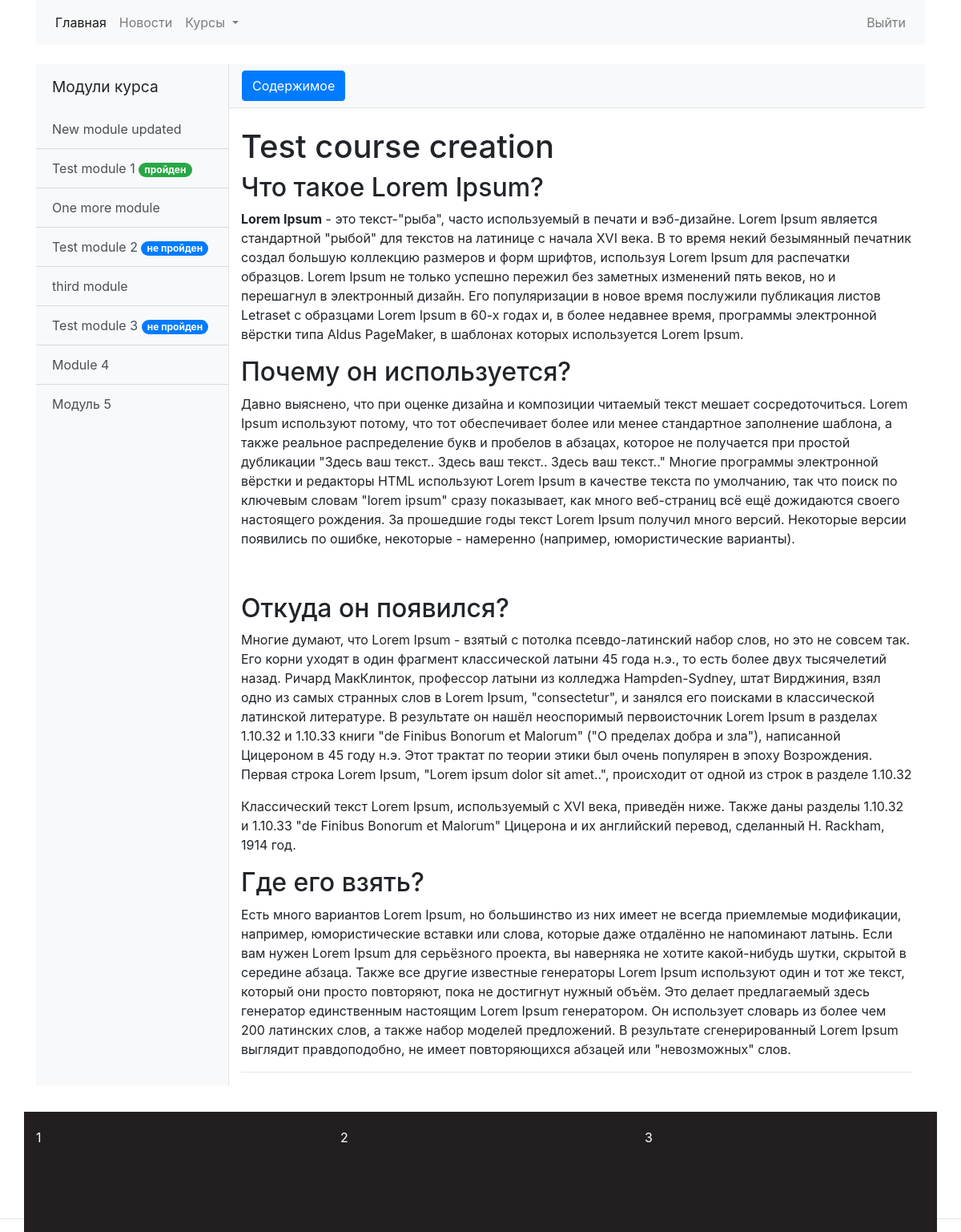
/courses/8 (signed in), run on the app's committed database.
### courses/models.py (models this page shows, shortened)
class CourseAbstractModel(models.Model):
    title = models.CharField(max_length=200, blank=False)
    slug = models.SlugField(max_length=200, unique=True)
    owner = models.ForeignKey(settings.AUTH_USER_MODEL, on_delete=models.CASCADE)
    create_date = models.DateTimeField(auto_now_add=True)
    update_date = models.DateTimeField(auto_now=True)
    class Meta:
        abstract = True
    def __str__(self):
        return self.title

class Module(CourseAbstractModel):
    course = models.ForeignKey(Course, on_delete=models.CASCADE)
    description = RichTextField(blank=True, null=True)
    content = RichTextUploadingField(blank=True, null=True)

class ModuleTest(CourseAbstractModel):
    module = models.OneToOneField(Module, on_delete=models.CASCADE)

class Course(CourseAbstractModel):
    title_image = models.ImageField(upload_to='courses_titles', default='courses_titles/empty.png')
    subject = models.ForeignKey(Subject, on_delete=models.CASCADE)
    overview = RichTextUploadingField(blank=True, null=True)
    def get_module_set(self):
        return self.module_set

### courses/views.py (the view)
# urls.py: path('<int:pk>', views.CourseDetailView.as_view(), name='course_detail'),
class CourseDetailView(DetailView):
    model = models.Course
    template_name = 'courses/course_detail.html'
    context_object_name = 'course'

### courses/templatetags/user_filter.py (called while the page is built)
@register.filter(name="test_is_passed")
def test_is_passed(module_test, user):
    print("ID", module_test.id)
    try:
        return StudentModuleTestStatus.objects.get(module_test=module_test, user=user).passed
    except ObjectDoesNotExist:
        return False

### courses/templates/courses/course_detail.html (shortened to what this page needs)
{% extends 'index/base.html'%}
{% block body %}
<div class="d-flex" id="wrapper">
    {% include 'courses/module_sidebar.html' %}
    <div id="page-content-wrapper">
        <nav class="navbar navbar-expand-lg navbar-light bg-light border-bottom">
            <button class="btn btn-primary" id="menu-toggle">Содержимое</button>
        </nav>
        <div class="container-fluid">
            <h1 class="mt-4">
                {{ course.title }}</h1>
            {{ course.overview|safe }}
            <hr>
        </div>
    </div>
    {% endblock %}

### courses/templates/courses/module_sidebar.html (shortened to what this page needs)
{% load user_filter %}
{% if course.get_module_set %}
<div class="bg-light border-right" id="sidebar-wrapper">
    <div class="sidebar-heading">Модули курса</div>
    <div class="list-group list-group-flush">
        {% for class_module in course.module_set.all %}
        <a href="{% url 'courses:module_detail' class_module.id %}" class="list-group-item list-group-item-action bg-light
                      {% if class_module == module %}disabled{% endif %}">
            {{ class_module }}
        </a>
        {% if class_module.moduletest %}
        <a href="{% url 'courses:module_test' class_module.moduletest.id %}"
           class="list-group-item list-group-item-action bg-light">{{ class_module.moduletest.title }}
            {% with test_status=class_module.moduletest|test_is_passed:user %}
            {% if test_status %}
            <span class="badge badge-success badge-pill">пройден</span>
            {% else %}
            <span class="badge badge-primary badge-pill">не пройден</span>
            {% endif %}
            {% endwith %}
        </a>
        {% endif %}
        {% endfor %}
    </div>
</div>
{% endif %}

### static/css/simple-sidebar.css (style rules this page uses)
#wrapper { overflow-x: hidden; }
#sidebar-wrapper { min-height: 100vh; margin-left: -15rem; -webkit-transition: margin .25s ease-out; -moz-transition: margin .25s ease-out; -o-transition: margin .25s ease-out; transition: margin .25s ease-out; }
#sidebar-wrapper .sidebar-heading { padding: 0.875rem 1.25rem; font-size: 1.2rem; }
#sidebar-wrapper .list-group { width: 15rem; }
#page-content-wrapper { min-width: 100vw; }
@media (min-width: 768px) { #sidebar-wrapper { margin-left: 0; } }
@media (min-width: 768px) { #page-content-wrapper { min-width: 0; width: 100%; } }

### static/css/footer.css (style rules this page uses)
html, body { height:100%; }

### data on the page
Module: title "New module updated", moduletest "Test module 1", shows "пройден"
Module: title "One more module", moduletest "Test module 2", shows "не пройден"
Module: title "third module", moduletest "Test module 3", shows "не пройден"
Module: title "Module 4"
Module: title "Модуль 5"
Course: title "Test course creation", overview "Что такое Lorem Ipsum? Lorem Ipsum - это текст-\"рыба\", часто используемый в печати и вэб-дизайне. Lorem Ipsum является стандартной \"рыбой\" для текстов на латинице с начала XVI века. В то время некий безымянный печатник создал большую коллекцию размеров и форм шрифтов, используя Lorem Ipsum для распечатки образцов. Lorem Ipsum не только успешно пережил без заметных изменений пять веков, но и перешагнул в электронный дизайн. Его популяризации в новое время послужили публикация листов Letraset с образцами Lorem Ipsum в 60-х годах и, в более недавнее время, программы электронной вёрстки типа Aldus PageMaker, в шаблонах которых используется Lorem Ipsum. Почему он используется? Давно выяснено,…"
